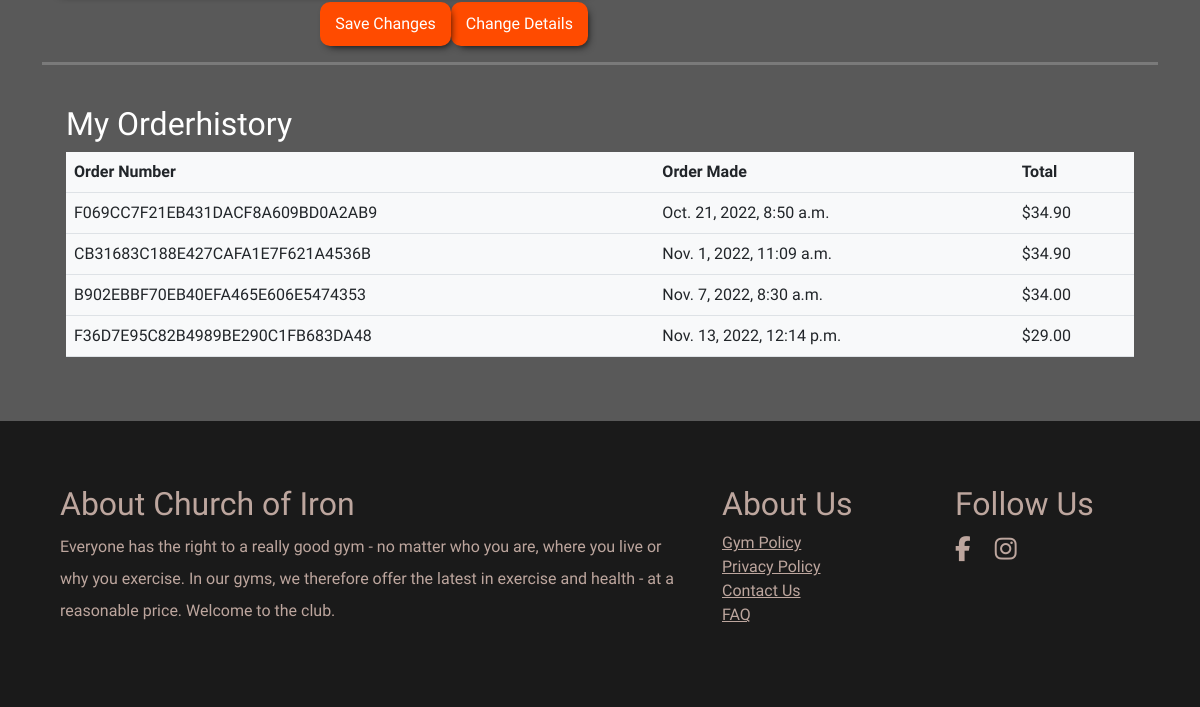
The page /profile/ (signed in, lower part) on the database as committed earlier.
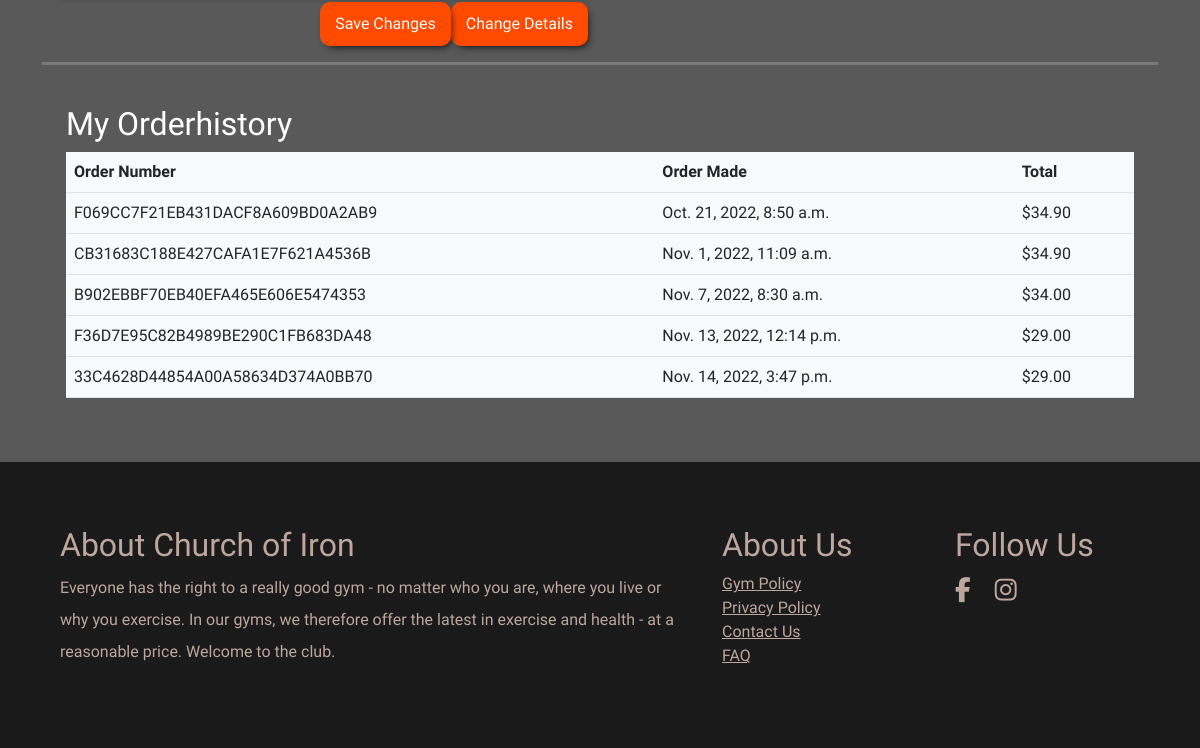
The same page on the database as committed later.
### checkout/models.py (models this page shows, shortened)
class Order(models.Model):
    order_number = models.CharField(
        max_length=32, null=False, editable=False, default=False)
    user_profile = models.ForeignKey(UserProfile, on_delete=models.SET_NULL,
                                     null=True, blank=True,
                                     related_name='orders')
    full_name = models.CharField(max_length=50, null=False, blank=False)
    email = models.EmailField(max_length=254, null=False, blank=False)
    phone = models.CharField(max_length=20, null=False, blank=False)
    postcode = models.CharField(max_length=20, null=False, blank=False)
    city = models.CharField(max_length=40, null=False, blank=False)
    county = models.CharField(
        max_length=40, null=False, blank=False, default='')
    address = models.CharField(max_length=50, null=False, blank=False)
    apartment_number = models.IntegerField(null=True, blank=True)
    created_on = models.DateTimeField(auto_now_add=True)
    delivery_cost = models.DecimalField(max_digits=6, decimal_places=2,
                                        null=False, default=0)
    order_total = models.DecimalField(max_digits=10, decimal_places=2,
                                      null=False, default=0)
    grand_total = models.DecimalField(max_digits=10, decimal_places=2,
                                      null=False, default=0)

### profiles/views.py (the view)
# urls.py: path('profile/', include('profiles.urls')),
@login_required
def profile(request):
    member = UserProfile.objects.get(user=request.user)
    membership_price = None
    order_history = Order.objects.filter(user_profile=member)
    if member.payment_plan == 'monthly':
        membership_price = member.membership.monthly_price
    elif member.payment_plan == 'yearly':
        membership_price = member.membership.yearly_price
    if request.method == 'POST':
        form = UserProfileForm(request.POST, instance=member)
        if form.is_valid:
            form.save()
            messages.success(request, 'Member Updated Successfully')
        else:
            messages.error(
                request, 'Update failed. Please ensure the form is valid.')
    else:
        form = UserProfileForm(instance=member)
    context = {
        'form': form,
        'member': member,
        'membership_price': membership_price,
        'order_history': order_history,
        'on_profile_page': True,
    }
    return render(request, 'profiles/profile.html', context)

### profiles/forms.py
class UserProfileForm(ModelForm):
    class Meta:
        model = UserProfile
        exclude = ('user', 'membership',
                   'payment_plan', 'membership_renewed')
    def __init__(self, *args, **kwargs):
        super().__init__(*args, **kwargs)
        placeholders = {
            'full_name': 'Full Name...',
            'phone': 'Phone Number...',
            'email': 'Email...',
            'address': 'Address...',
            'apartment_number': 'Apartment Number...',
            'postcode': 'Postal Code...',
            'city': 'City...',
            'county': 'County...'
        }
        self.fields['phone'].widget.attrs['autofocus'] = True
        for field in self.fields:
            if self.fields[field].required:
                placeholder = f'{placeholders[field]} *'
            else:
                placeholder = placeholders[field]
            self.fields[field].widget.attrs['placeholder'] = placeholder
            self.fields[field].widget.attrs['class'] = 'input-item'
            self.fields[field].label = False

### global_context/navbar_context.py (called while the page is built)
def navbar_context(request):
    gyms = Gym.objects.all()
    memberships = Membership.objects.all()
    categories = Category.objects.all()
    cheapest_price = memberships.get(name="Bronze").monthly_price
    context = {
        'gyms': gyms,
        'memberships': memberships,
        'categories': categories,
        'cheapest_price': cheapest_price,
    }
    return context

### gym/models.py (called while the page is built)
    @property
    def yearly_price(self):
        return int(round(((float(self.monthly_price) * 12) * 0.9), 0))

### profiles/models.py (called while the page is built)
    @property
    def membership_expires_on(self):
        if self.payment_plan == 'monthly':
            time_to_expiration = timedelta(days=30)
        elif self.payment_plan == 'yearly':
            time_to_expiration = timedelta(days=365)
        else:
            return 'No active membership'
        return (self.membership_renewed + time_to_expiration)

### profiles/templates/profiles/profile.html (shortened to what this page needs)
{% extends 'base.html' %}
{% load static %}
{% block content %}
<section class="bg-gray text-white">
    <div class="container pt-5">
        <div class="row justify-content-center">
            <div class="col-md-6 p-0 mt-4">
                <div class="row">
                    <div class="col-12">
                        <form action="{% url 'profile' %}" method="POST">
                            <div class="btn-orange float-end update-btn">Change Details</div>
                            <input class="btn-orange float-end submit-btn" type="submit" value="Save Changes">
                        </form>
                    </div>
                </div>
            </div>
            <div class="col-md-6 p-0 mt-4">
            </div>
        </div>
        {% if order_history %}
        <hr>
        <div class="row pb-4 justify-content-md-start justify-content-center">
            <div class="col-12 p-4 d-sm-block d-none">
                <h2>My Orderhistory</h2>
                <table class="table bg-light">
                    <thead>
                        <tr>
                            <th>Order Number</th>
                            <th>Order Made</th>
                            <th>Total</th>
                        </tr>
                    </thead>
                    <tbody>
                        {% for order in order_history %}
                        <tr>
                            <td>{{ order.order_number }}</td>
                            <td>{{ order.created_on }}</td>
                            <td>${{ order.order_total }}</td>
                        </tr>
                        {% endfor %}
                    </tbody>
                </table>
            </div>
        </div>
        {% endif %}
    </div>
</section>
{% endblock content %}

### templates/base.html (shortened to what this page needs)
{% load static %}
<!DOCTYPE html>
<html lang="en">
    <head>
        {% block main_css %}
            <link rel="stylesheet" href="https://cdn.jsdelivr.net/npm/bootstrap@5.2.2/dist/css/bootstrap.min.css">
            <link rel="stylesheet" href="{% static 'css/base.css' %}">
            <link href="//cdn-images.mailchimp.com/embedcode/classic-071822.css" rel="stylesheet" type="text/css">
        {% endblock %}
    </head>
    <body>
        <main class="bg-gray text-light">
            {% block content %}{% endblock content %}
        </main>
        <footer class="bg-dark text-brown">
            {% include 'includes/footer.html' %}
        </footer>
    </body>
</html>

### templates/includes/navbar.html (shortened to what this page needs)
{% load static %}

### templates/includes/footer.html
<div class="container-fluid py-5">
    <div class="row py-3">
        <article class="col-sm-7 ps-sm-5">
            <h2>About Church of Iron</h2>
            <p>
            Everyone has the right to a really good gym - no matter who you are, where you live or
             why you exercise. In our gyms, we therefore offer the latest
             in exercise and health - at a reasonable price. Welcome to the club.
            </p>
        </article>
        <div class="col-sm-5">
            <div class="row">
                <section class="col-6">
                    <h2>About Us</h2>
                    <ul>
                        <li>
                            <a href="#">Gym Policy</a>
                        </li>
                        <li>
                            <a href="{% url 'privacy_policy' %}">Privacy Policy</a>
                        </li>
                        <li>
                            <a href="#">Contact Us</a>
                        </li>
                        <li>
                            <a href="#">FAQ</a>
                        </li>
                    </ul>
                </section>
                <section class="col-6">
                    <h2>Follow Us</h2>
                    <ul class="social-links">
                        <li>
                            <a href="https://www.facebook.com/" target="_blank" rel="noopener" aria-label="Visit our facebook page (opens in a new tab)"><i class="fa-brands fa-facebook-f"></i></a>
                        </li>
                        <li class="ms-4">
                            <a href="https://www.instagram.com/" target="_blank" rel="noopener" aria-label="Visit our facebook page (opens in a new tab)"><i class="fa-brands fa-instagram"></i></a>
                        </li>
                    </ul>
                </section>
            </div>
        </div>
    </div>
</div>

### static/css/base.css (style rules this page uses)
:root { --orange: #ff4b00; --dark: #1a1a1a; --brown: #bda69e; --gray: #595959; }
.text-brown { color: var(--brown); }
.bg-dark { background-color: var(--dark) !important; }
.bg-gray { background-color: var(--gray) !important; }
.btn-orange { color: white; background-color: var(--orange); padding: 10px 15px; border-radius: 10px; text-decoration: none; text-align: center; border: 0; box-shadow: 3px 4px 8px -4px black; cursor: pointer; min-width: 85px; }
.row { max-width: 100%; margin-left: 0; }
ul { list-style: none; padding-left: 0; }
p { line-height: 2rem; }
body { font-family: "Heebo", sans-serif; }
h1, h2, h3, h4, h5, h6 { font-family: "Orbitron", sans-serif; }
hr { border-width: 3px; opacity: 0.2; }
footer ul li a { color: var(--white); }
.social-links { display: flex; font-size: 25px; }

Rows that differ between the two databases and show on the page:
added Order: order_number "33C4628D44854A00A58634D374A0BB70", created_on "Nov. 14, 2022, 3:47 p.m.", order_total "29.00"
